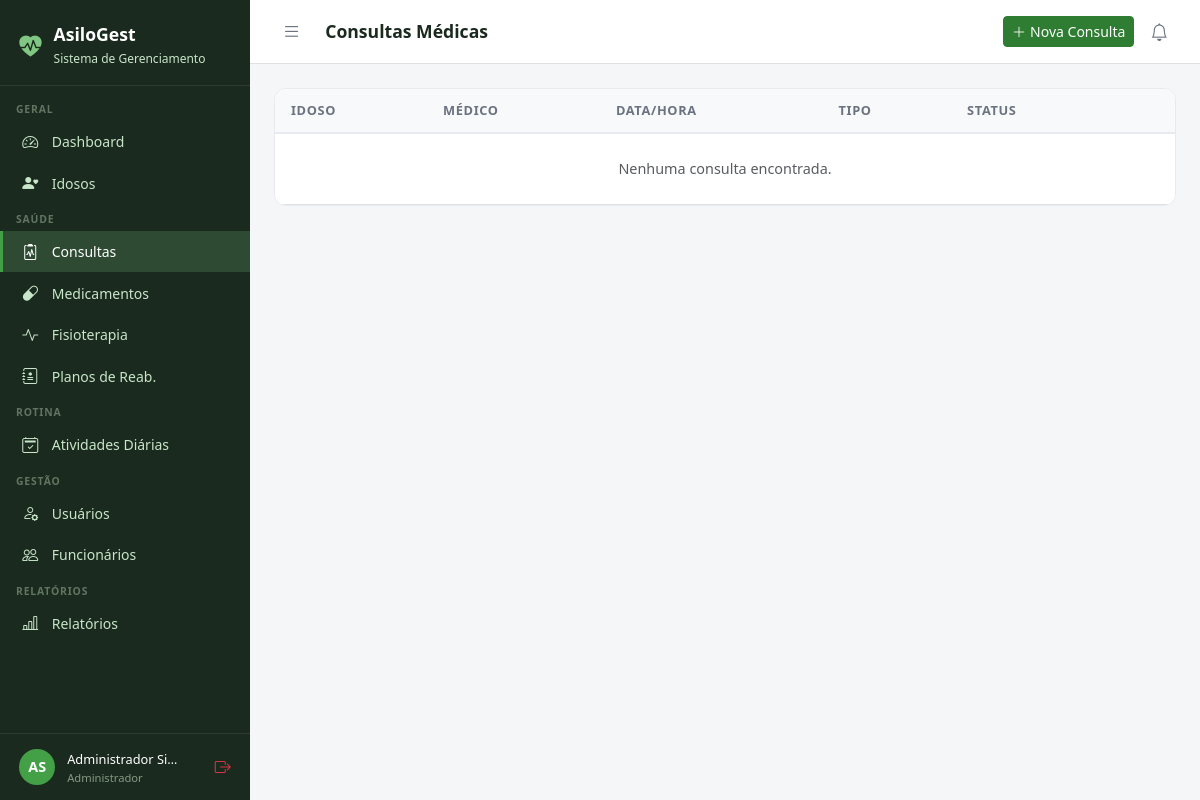
Page /consultas/ (signed in) on the earlier database version.
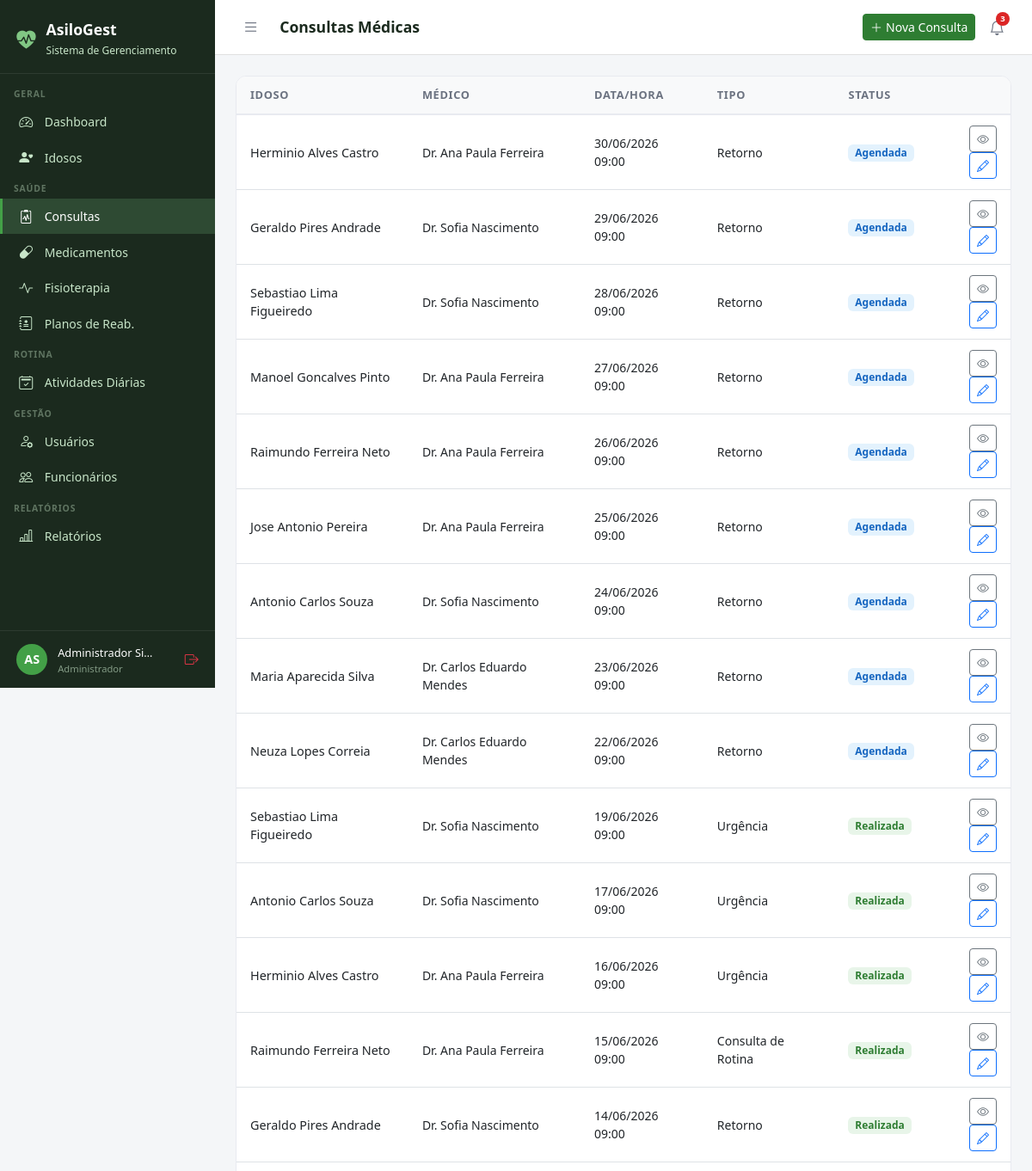
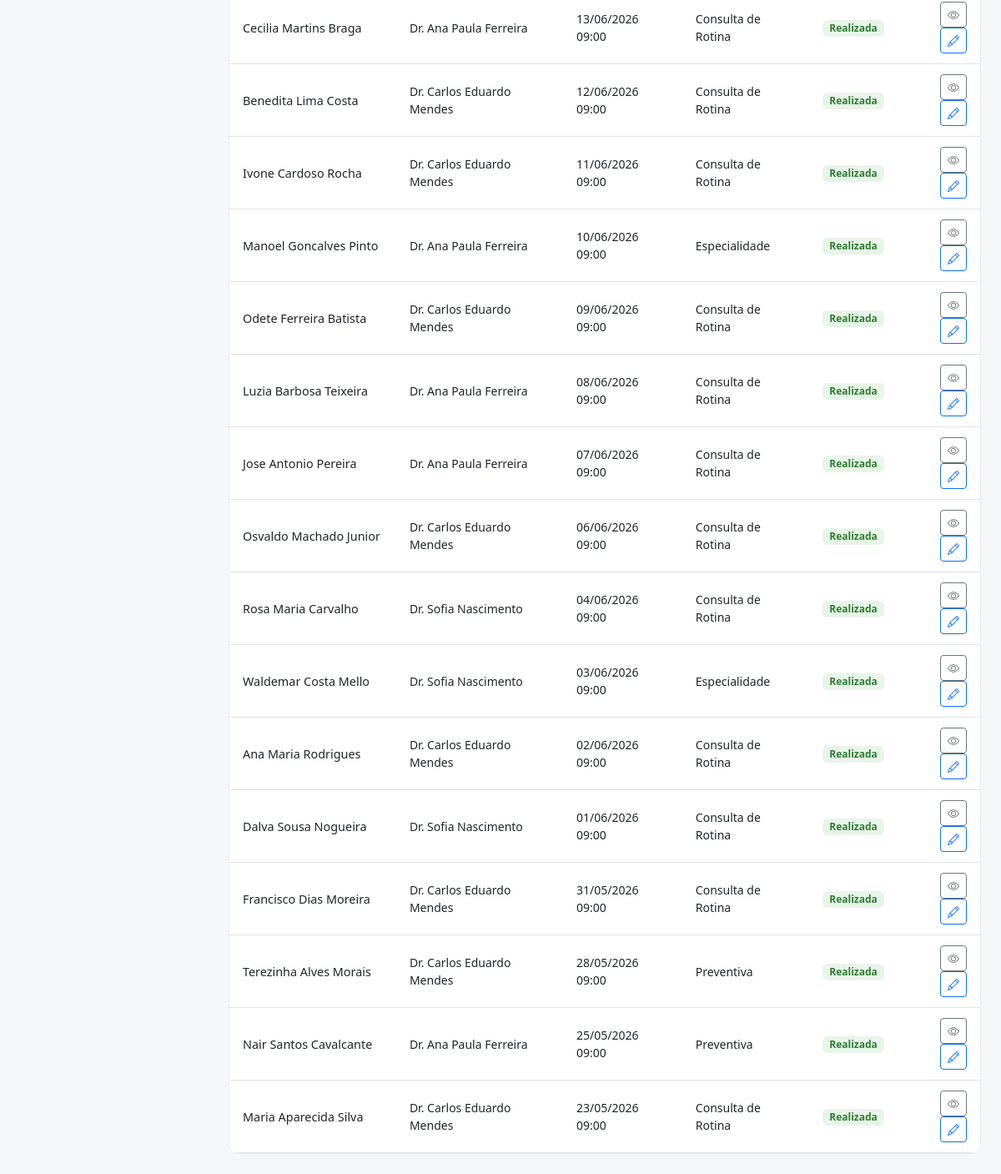
Same page on the later database version (2 pictures, top to bottom).
### consultas/models.py (models this page shows, shortened)
class Consulta(models.Model):
    TIPO_CHOICES = [
        ('rotina', 'Consulta de Rotina'),
        ('urgencia', 'Urgência'),
        ('retorno', 'Retorno'),
        ('especialidade', 'Especialidade'),
        ('preventiva', 'Preventiva'),
    ]
    STATUS_CHOICES = [
        ('agendada', 'Agendada'),
        ('realizada', 'Realizada'),
        ('cancelada', 'Cancelada'),
        ('falta', 'Falta'),
    ]
    idoso = models.ForeignKey(Idoso, on_delete=models.CASCADE, related_name='consultas')
    medico = models.ForeignKey(Usuario, on_delete=models.SET_NULL, null=True, related_name='consultas_medico', limit_choices_to={'perfil': 'medico'})
    data_hora = models.DateTimeField(verbose_name='Data e Hora')
    tipo = models.CharField(max_length=15, choices=TIPO_CHOICES, default='rotina')
    status = models.CharField(max_length=10, choices=STATUS_CHOICES, default='agendada')
    queixa_principal = models.TextField(blank=True, verbose_name='Queixa Principal')
    anamnese = models.TextField(blank=True, verbose_name='Anamnese')
    exame_fisico = models.TextField(blank=True, verbose_name='Exame Físico')
    diagnostico = models.TextField(blank=True, verbose_name='Diagnóstico')
    prescricao = models.TextField(blank=True, verbose_name='Prescrição / Conduta')
    retorno_em = models.DateField(null=True, blank=True, verbose_name='Retorno Previsto')
    observacoes = models.TextField(blank=True)
    criado_em = models.DateTimeField(auto_now_add=True)
    atualizado_em = models.DateTimeField(auto_now=True)
    class Meta:
        verbose_name = 'Consulta'
        verbose_name_plural = 'Consultas'
        ordering = ['-data_hora']

### idosos/models.py (models this page shows, shortened)
class Idoso(models.Model):
    SEXO_CHOICES = [('M', 'Masculino'), ('F', 'Feminino')]
    TIPO_SANGUINEO = [('A+','A+'),('A-','A-'),('B+','B+'),('B-','B-'),('AB+','AB+'),('AB-','AB-'),('O+','O+'),('O-','O-')]
    STATUS_CHOICES = [('ativo','Ativo'),('inativo','Inativo'),('internado','Internado'),('falecido','Falecido')]
    nome = models.CharField(max_length=150, verbose_name='Nome Completo')
    data_nascimento = models.DateField(verbose_name='Data de Nascimento')
    sexo = models.CharField(max_length=1, choices=SEXO_CHOICES)
    cpf = models.CharField(max_length=14, unique=True, null=True, blank=True)
    rg = models.CharField(max_length=20, blank=True)
    tipo_sanguineo = models.CharField(max_length=3, choices=TIPO_SANGUINEO, blank=True)
    foto = models.ImageField(upload_to='idosos/', blank=True, null=True)
    status = models.CharField(max_length=10, choices=STATUS_CHOICES, default='ativo')
    endereco = models.CharField(max_length=200, blank=True)
    cidade = models.CharField(max_length=100, blank=True)
    estado = models.CharField(max_length=2, blank=True)
    cep = models.CharField(max_length=9, blank=True)
    alergias = models.TextField(blank=True, verbose_name='Alergias')
    condicoes_medicas = models.TextField(blank=True, verbose_name='Condições Médicas')
    observacoes = models.TextField(blank=True, verbose_name='Observações Gerais')
    data_entrada = models.DateField(verbose_name='Data de Entrada')
    numero_quarto = models.CharField(max_length=10, blank=True, verbose_name='Quarto')
    criado_em = models.DateTimeField(auto_now_add=True)
    atualizado_em = models.DateTimeField(auto_now=True)
    class Meta:
        verbose_name = 'Idoso'
        verbose_name_plural = 'Idosos'
        ordering = ['nome']

### core/models.py (models this page shows, shortened)
class Usuario(AbstractUser):
    PERFIL_CHOICES = [
        ('administrador', 'Administrador'),
        ('medico', 'Médico'),
        ('fisioterapeuta', 'Fisioterapeuta'),
        ('enfermeiro', 'Enfermeiro(a)'),
        ('recepcionista', 'Recepcionista'),
        ('familiar', 'Familiar do Idoso'),
    ]
    perfil = models.CharField(
        max_length=20, choices=PERFIL_CHOICES,
        default='recepcionista', verbose_name='Perfil de Acesso'
    )
    telefone = models.CharField(max_length=15, blank=True, verbose_name='Telefone')
    cpf = models.CharField(max_length=14, unique=True, null=True, blank=True, verbose_name='CPF')
    foto = models.ImageField(upload_to='usuarios/', blank=True, null=True, verbose_name='Foto')
    data_nascimento = models.DateField(null=True, blank=True, verbose_name='Data de Nascimento')
    especialidade = models.CharField(
        max_length=100, blank=True, verbose_name='Especialidade',
        help_text='Preencha para Médico ou Fisioterapeuta'
    )
    data_admissao = models.DateField(null=True, blank=True, verbose_name='Data de Admissão')
    primeiro_acesso = models.BooleanField(
        default=True, verbose_name='Primeiro Acesso',
        help_text='Usuário deve definir senha no primeiro login'
    )
    ativo = models.BooleanField(default=True, verbose_name='Ativo')
    criado_em = models.DateTimeField(auto_now_add=True)
    class Meta:
        verbose_name = 'Usuário'
        verbose_name_plural = 'Usuários'
        ordering = ['first_name', 'last_name']
    @property
    def is_administrador(self):
        return self.perfil == 'administrador' or self.is_superuser
    @property
    def is_fisioterapeuta(self):
        return self.perfil == 'fisioterapeuta'
    @property
    def is_familiar(self):
        return self.perfil == 'familiar'
    @property
    def pode_editar_saude(self):
        return self.is_administrador or self.is_medico
    @property
    def pode_ver_saude(self):
        return (self.is_administrador or self.is_medico
                or self.is_fisioterapeuta or self.is_enfermeiro)
    @property
    def pode_cadastrar_usuarios(self):
        return self.is_administrador or self.is_recepcionista
    @property
    def pode_administrar(self):
        return self.is_administrador

### consultas/views.py (the view, shortened to what this page needs)
# urls.py: path('', views.lista, name='lista'),
@login_required
def lista(request):
    user = request.user
    if not user.pode_ver_saude:
        messages.error(request, 'Acesso negado.')
        return redirect('dashboard')
    consultas = Consulta.objects.select_related('idoso', 'medico').order_by('-data_hora')[:50]
    return render(request, 'consultas/lista.html', {'consultas': consultas})

### templates/consultas/lista.html
{% extends 'base.html' %}
{% block title %}Consultas{% endblock %}{% block page_title %}Consultas Médicas{% endblock %}
{% block topbar_actions %}<a href="{% url 'consultas:novo' %}" class="btn btn-primary btn-sm"><i class="bi bi-plus-lg me-1"></i>Nova Consulta</a>{% endblock %}
{% block content %}
<div class="table-card"><table class="table table-hover">
<thead><tr><th>Idoso</th><th>Médico</th><th>Data/Hora</th><th>Tipo</th><th>Status</th><th></th></tr></thead>
<tbody>{% for c in consultas %}<tr>
  <td><div style="font-weight:500;">{{ c.idoso.nome }}</div></td>
  <td style="font-size:.875rem;">Dr. {{ c.medico.get_full_name|default:"–" }}</td>
  <td style="font-size:.875rem;">{{ c.data_hora|date:"d/m/Y H:i" }}</td>
  <td style="font-size:.875rem;">{{ c.get_tipo_display }}</td>
  <td>
    {% if c.status == 'realizada' %}<span class="badge" style="background:#E8F5E9;color:#2E7D32;font-size:.75rem;">Realizada</span>
    {% elif c.status == 'agendada' %}<span class="badge" style="background:#E3F2FD;color:#1565C0;font-size:.75rem;">Agendada</span>
    {% elif c.status == 'cancelada' %}<span class="badge" style="background:#FFEBEE;color:#C62828;font-size:.75rem;">Cancelada</span>
    {% else %}<span class="badge bg-secondary" style="font-size:.75rem;">{{ c.get_status_display }}</span>{% endif %}
  </td>
  <td class="text-end">
    <a href="{% url 'consultas:detalhe' c.pk %}" class="btn btn-sm btn-outline-secondary"><i class="bi bi-eye"></i></a>
    {% if user.pode_editar_saude %}<a href="{% url 'consultas:editar' c.pk %}" class="btn btn-sm btn-outline-primary"><i class="bi bi-pencil"></i></a>{% endif %}
  </td>
</tr>{% empty %}<tr><td colspan="6" class="text-center py-4 text-muted">Nenhuma consulta encontrada.</td></tr>{% endfor %}</tbody>
</table></div>{% endblock %}

### templates/base.html (shortened to what this page needs)
<!DOCTYPE html>
<html lang="pt-br">
<head>
  <link href="https://cdn.jsdelivr.net/npm/bootstrap@5.3.0/dist/css/bootstrap.min.css" rel="stylesheet">
  <link href="https://cdn.jsdelivr.net/npm/bootstrap-icons@1.11.0/font/bootstrap-icons.css" rel="stylesheet">
</head>
<body>
{% if user.is_authenticated %}
<div id="sidebar">
  <div class="sidebar-brand">
    <i class="bi bi-heart-pulse-fill" style="color:#81C784;font-size:1.4rem;"></i>
    <div>
      <h5 style="margin:0;">AsiloGest</h5>
      <small>Sistema de Gerenciamento</small>
    </div>
  </div>
  <nav class="sidebar-nav">
    <div class="nav-section">Geral</div>
    <a href="{% url 'dashboard' %}" class="sidebar-link {% if request.resolver_match.url_name == 'dashboard' %}active{% endif %}">
      <i class="bi bi-speedometer2"></i> Dashboard
    </a>
    <a href="{% url 'idosos:lista' %}" class="sidebar-link">
      <i class="bi bi-person-heart"></i>
      {% if user.is_familiar %}Meus Familiares{% else %}Idosos{% endif %}
    </a>
    {% if user.pode_ver_saude or user.is_familiar %}
    <div class="nav-section">Saúde</div>
    <a href="{% url 'consultas:lista' %}" class="sidebar-link">
      <i class="bi bi-clipboard2-pulse"></i> Consultas
    </a>
    <a href="{% url 'medicamentos:lista' %}" class="sidebar-link">
      <i class="bi bi-capsule"></i> Medicamentos
    </a>
    <a href="{% url 'fisioterapia:lista' %}" class="sidebar-link">
      <i class="bi bi-activity"></i> Fisioterapia
    </a>
    {% if user.pode_ver_saude and not user.is_familiar %}
    <a href="{% url 'fisioterapia:planos_lista' %}" class="sidebar-link">
      <i class="bi bi-journal-medical"></i> Planos de Reab.
    </a>
    {% endif %}
    {% endif %}
    <div class="nav-section">Rotina</div>
    <a href="{% url 'atividades:lista' %}" class="sidebar-link">
      <i class="bi bi-calendar2-check"></i> Atividades Diárias
    </a>
    {% if user.pode_cadastrar_usuarios %}
    <div class="nav-section">Gestão</div>
    <a href="{% url 'usuarios_lista' %}" class="sidebar-link">
      <i class="bi bi-person-gear"></i> Usuários
    </a>
    {% endif %}
    {% if user.pode_administrar %}
    <a href="{% url 'funcionarios:lista' %}" class="sidebar-link">
      <i class="bi bi-people"></i> Funcionários
    </a>
    {% endif %}
    {% if user.pode_ver_saude or user.pode_administrar %}
    <div class="nav-section">Relatórios</div>
    <a href="{% url 'relatorios:lista' %}" class="sidebar-link">
      <i class="bi bi-bar-chart-line"></i> Relatórios
    </a>
    {% endif %}
  </nav>
  <div class="sidebar-user">
    <div class="avatar">{{ user.first_name|first|upper }}{{ user.last_name|first|upper }}</div>
    <div class="info" style="min-width:0;flex:1;">
      <span>{{ user.get_full_name|truncatechars:18 }}</span>
      <small>{{ user.get_perfil_display }}</small>
    </div>
    <a href="{% url 'logout' %}" class="text-danger" title="Sair" style="flex-shrink:0;">
      <i class="bi bi-box-arrow-right"></i>
    </a>
  </div>
</div>
<div id="main">
  <div class="topbar">
    <div class="topbar-left">
      <button class="btn-toggle-sidebar" onclick="toggleSidebar()" title="Menu">
        <i class="bi bi-list"></i>
      </button>
      <h4>{% block page_title %}{% endblock %}</h4>
    </div>
    <div class="d-flex align-items-center gap-2">
      {% block topbar_actions %}{% endblock %}
      <div style="position:relative;">
        <button class="notif-btn" id="notifBtn" onclick="toggleNotif()" title="Notificações">
          <i class="bi bi-bell"></i>
          {% if notif_count %}
          <span class="notif-badge">{{ notif_count }}</span>
          {% endif %}
        </button>
      </div>
    </div>
  </div>
  <div class="content">
    {% block content %}{% endblock %}
  </div>
</div>
{% else %}
{% block full_content %}{% endblock %}
{% endif %}
</body>
</html>

Differences in the rows shown:
added Consulta: idoso.nome "Herminio Alves Castro", medico.get_full_name "Ana Paula Ferreira", data_hora "30/06/2026 09:00", tipo "Retorno", status "Agendada"
added Consulta: idoso.nome "Geraldo Pires Andrade", medico.get_full_name "Sofia Nascimento", data_hora "29/06/2026 09:00", tipo "Retorno", status "Agendada"
added Consulta: idoso.nome "Sebastiao Lima Figueiredo", medico.get_full_name "Sofia Nascimento", data_hora "28/06/2026 09:00", tipo "Retorno", status "Agendada"
added Consulta: idoso.nome "Manoel Goncalves Pinto", medico.get_full_name "Ana Paula Ferreira", data_hora "27/06/2026 09:00", tipo "Retorno", status "Agendada"
added Consulta: idoso.nome "Raimundo Ferreira Neto", medico.get_full_name "Ana Paula Ferreira", data_hora "26/06/2026 09:00", tipo "Retorno", status "Agendada"
added Consulta: idoso.nome "Jose Antonio Pereira", medico.get_full_name "Ana Paula Ferreira", data_hora "25/06/2026 09:00", tipo "Retorno", status "Agendada"
added Consulta: idoso.nome "Antonio Carlos Souza", medico.get_full_name "Sofia Nascimento", data_hora "24/06/2026 09:00", tipo "Retorno", status "Agendada"
added Consulta: idoso.nome "Maria Aparecida Silva", medico.get_full_name "Carlos Eduardo Mendes", data_hora "23/06/2026 09:00", tipo "Retorno", status "Agendada"
added Consulta: idoso.nome "Neuza Lopes Correia", medico.get_full_name "Carlos Eduardo Mendes", data_hora "22/06/2026 09:00", tipo "Retorno", status "Agendada"
added Consulta: idoso.nome "Sebastiao Lima Figueiredo", medico.get_full_name "Sofia Nascimento", data_hora "19/06/2026 09:00", tipo "Urgência", status "Realizada"
added Consulta: idoso.nome "Antonio Carlos Souza", medico.get_full_name "Sofia Nascimento", data_hora "17/06/2026 09:00", tipo "Urgência", status "Realizada"
added Consulta: idoso.nome "Herminio Alves Castro", medico.get_full_name "Ana Paula Ferreira", data_hora "16/06/2026 09:00", tipo "Urgência", status "Realizada"
added Consulta: idoso.nome "Raimundo Ferreira Neto", medico.get_full_name "Ana Paula Ferreira", data_hora "15/06/2026 09:00", tipo "Consulta de Rotina", status "Realizada"
added Consulta: idoso.nome "Geraldo Pires Andrade", medico.get_full_name "Sofia Nascimento", data_hora "14/06/2026 09:00", tipo "Retorno", status "Realizada"
added Consulta: idoso.nome "Cecilia Martins Braga", medico.get_full_name "Ana Paula Ferreira", data_hora "13/06/2026 09:00", tipo "Consulta de Rotina", status "Realizada"
added Consulta: idoso.nome "Benedita Lima Costa", medico.get_full_name "Carlos Eduardo Mendes", data_hora "12/06/2026 09:00", tipo "Consulta de Rotina", status "Realizada"
added Consulta: idoso.nome "Ivone Cardoso Rocha", medico.get_full_name "Carlos Eduardo Mendes", data_hora "11/06/2026 09:00", tipo "Consulta de Rotina", status "Realizada"
added Consulta: idoso.nome "Manoel Goncalves Pinto", medico.get_full_name "Ana Paula Ferreira", data_hora "10/06/2026 09:00", tipo "Especialidade", status "Realizada"
added Consulta: idoso.nome "Odete Ferreira Batista", medico.get_full_name "Carlos Eduardo Mendes", data_hora "09/06/2026 09:00", tipo "Consulta de Rotina", status "Realizada"
added Consulta: idoso.nome "Luzia Barbosa Teixeira", medico.get_full_name "Ana Paula Ferreira", data_hora "08/06/2026 09:00", tipo "Consulta de Rotina", status "Realizada"
added Consulta: idoso.nome "Jose Antonio Pereira", medico.get_full_name "Ana Paula Ferreira", data_hora "07/06/2026 09:00", tipo "Consulta de Rotina", status "Realizada"
added Consulta: idoso.nome "Osvaldo Machado Junior", medico.get_full_name "Carlos Eduardo Mendes", data_hora "06/06/2026 09:00", tipo "Consulta de Rotina", status "Realizada"
added Consulta: idoso.nome "Rosa Maria Carvalho", medico.get_full_name "Sofia Nascimento", data_hora "04/06/2026 09:00", tipo "Consulta de Rotina", status "Realizada"
added Consulta: idoso.nome "Waldemar Costa Mello", medico.get_full_name "Sofia Nascimento", data_hora "03/06/2026 09:00", tipo "Especialidade", status "Realizada"
added Consulta: idoso.nome "Ana Maria Rodrigues", medico.get_full_name "Carlos Eduardo Mendes", data_hora "02/06/2026 09:00", tipo "Consulta de Rotina", status "Realizada"
added Consulta: idoso.nome "Dalva Sousa Nogueira", medico.get_full_name "Sofia Nascimento", data_hora "01/06/2026 09:00", tipo "Consulta de Rotina", status "Realizada"
added Consulta: idoso.nome "Francisco Dias Moreira", medico.get_full_name "Carlos Eduardo Mendes", data_hora "31/05/2026 09:00", tipo "Consulta de Rotina", status "Realizada"
added Consulta: idoso.nome "Terezinha Alves Morais", medico.get_full_name "Carlos Eduardo Mendes", data_hora "28/05/2026 09:00", tipo "Preventiva", status "Realizada"
added Consulta: idoso.nome "Nair Santos Cavalcante", medico.get_full_name "Ana Paula Ferreira", data_hora "25/05/2026 09:00", tipo "Preventiva", status "Realizada"
added Consulta: idoso.nome "Maria Aparecida Silva", medico.get_full_name "Carlos Eduardo Mendes", data_hora "23/05/2026 09:00", tipo "Consulta de Rotina", status "Realizada"
Other differences:
{{ notif_count }}: (not shown) → "3"
text no longer shown: "Nenhuma consulta encontrada."
